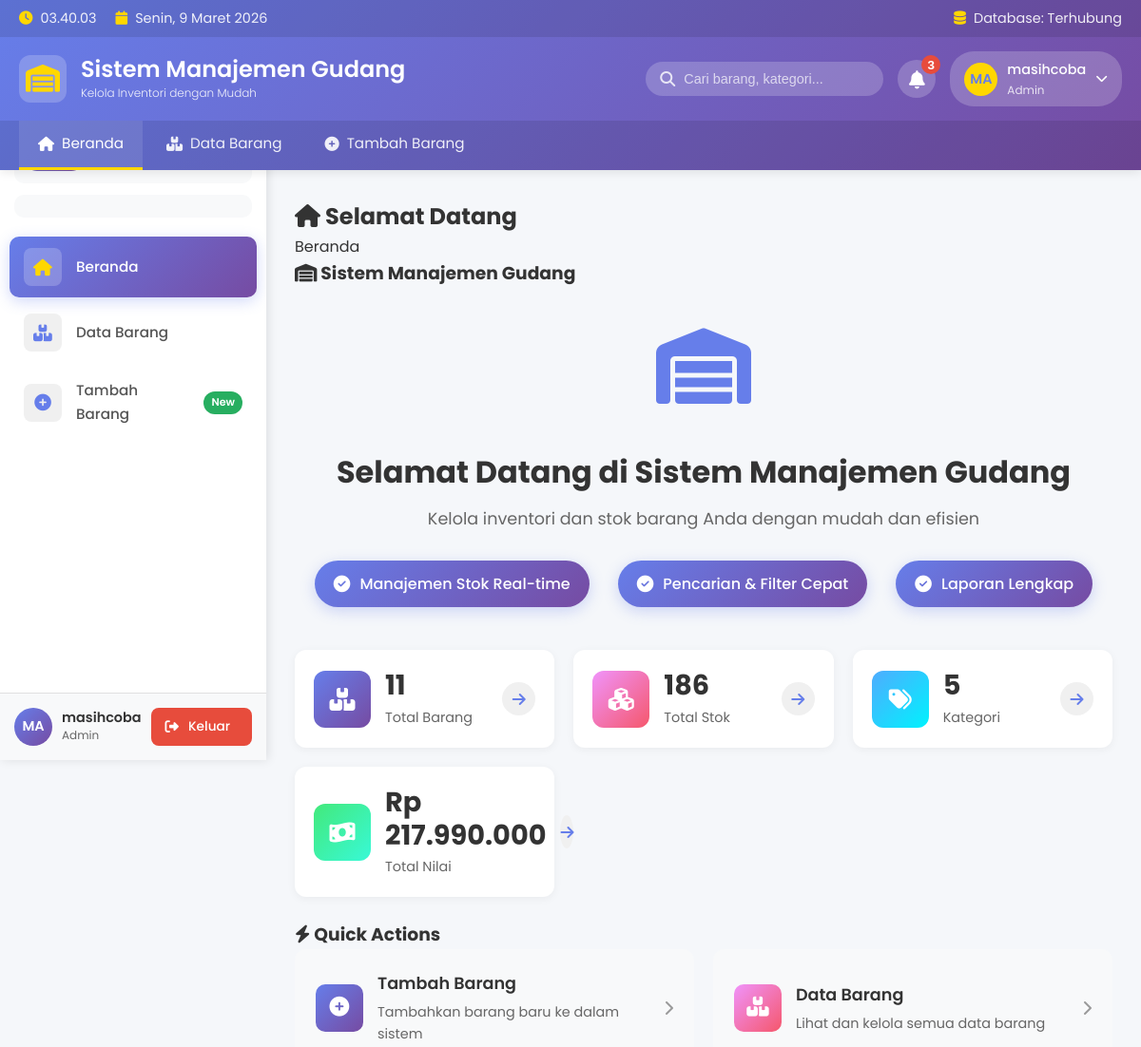
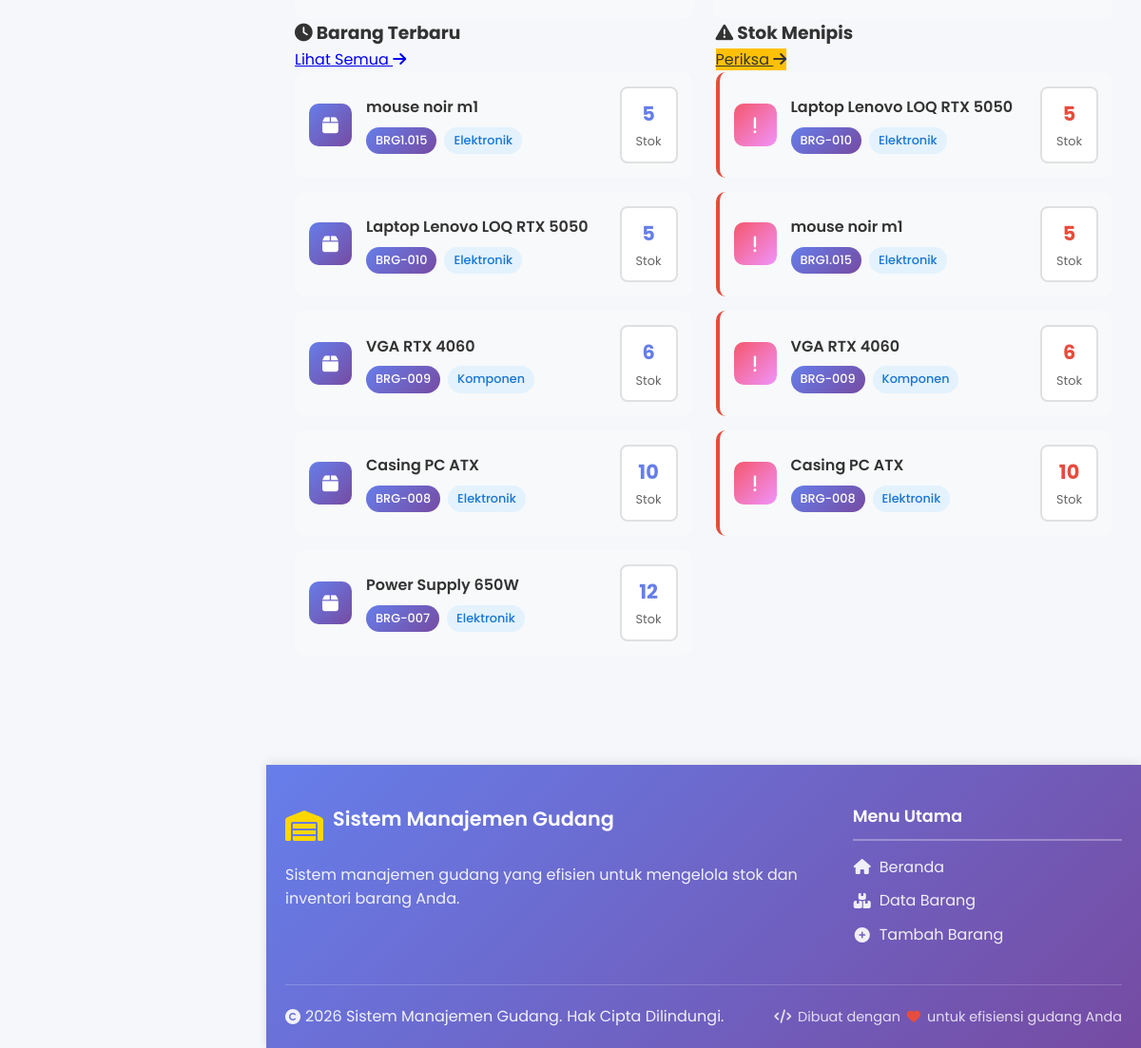
Page /index.php (signed in) on the committed database (2 pictures, top to bottom).
### tables this page shows
CREATE TABLE `barang` (
  `id` int(11) NOT NULL,
  `kode_barang` varchar(50) NOT NULL,
  `nama_barang` varchar(150) NOT NULL,
  `kategori` varchar(50) DEFAULT NULL,
  `foto` varchar(255) DEFAULT 'default_barang.jpg',
  `stok` int(11) DEFAULT 0,
  `harga` decimal(12,2) DEFAULT 0.00,
  `deskripsi` text DEFAULT NULL,
  `status` enum('aktif','nonaktif') DEFAULT 'aktif'
);

### index.php (the view, shortened to what this page needs)
<?php
require_once 'koneksi.php';
?>
<?php include 'bingkai/header.php'; ?>
<div class="content-wrapper">
    <?php include 'bingkai/menu.php'; ?>
    <main class="main-content">
        <div class="page-header">
            <h2><i class="fas fa-home"></i> Selamat Datang</h2>
            <div class="breadcrumb">
                <span>Beranda</span>
            </div>
        </div>
        <div class="content">
            <div class="card welcome-card">
                <div class="card-header">
                    <h3><i class="fas fa-warehouse"></i> Sistem Manajemen Gudang</h3>
                </div>
                <div class="card-body">
                    <div class="welcome-content">
                        <div class="welcome-icon">
                            <i class="fas fa-warehouse"></i>
                        </div>
                        <h2>Selamat Datang di Sistem Manajemen Gudang</h2>
                        <p>Kelola inventori dan stok barang Anda dengan mudah dan efisien</p>
                        <div class="welcome-features">
                            <div class="feature-item">
                                <i class="fas fa-check-circle"></i>
                                <span>Manajemen Stok Real-time</span>
                            </div>
                            <div class="feature-item">
                                <i class="fas fa-check-circle"></i>
                                <span>Pencarian & Filter Cepat</span>
                            </div>
                            <div class="feature-item">
                                <i class="fas fa-check-circle"></i>
                                <span>Laporan Lengkap</span>
                            </div>
                        </div>
                    </div>
                </div>
            </div>
            <?php
            $total_barang = 0;
            $total_stok = 0;
            $total_kategori = 0;
            $total_nilai = 0;
            $stats_query = "SELECT
                COUNT(*) as total_barang,
                SUM(stok) as total_stok,
                COUNT(DISTINCT kategori) as total_kategori,
                SUM(harga * stok) as total_nilai
                FROM barang WHERE status = 'aktif'";
            $stats_result = mysqli_query($koneksi, $stats_query);
            if ($stats_result) {
                $stats_row = mysqli_fetch_assoc($stats_result);
                $total_barang = $stats_row['total_barang'] ?? 0;
                $total_stok = $stats_row['total_stok'] ?? 0;
                $total_kategori = $stats_row['total_kategori'] ?? 0;
                $total_nilai = $stats_row['total_nilai'] ?? 0;
            }
            ?>
            <div class="stats-grid">
                <div class="stat-card">
                    <div class="stat-icon" style="background: linear-gradient(135deg, #667eea 0%, #764ba2 100%);">
                        <i class="fas fa-boxes"></i>
                    </div>
                    <div class="stat-content">
                        <div class="stat-value"><?php echo number_format($total_barang, 0, ',', '.'); ?></div>
                        <div class="stat-label">Total Barang</div>
                    </div>
                    <a href="tampilDataBarang.php" class="stat-link">
                        <i class="fas fa-arrow-right"></i>
                    </a>
                </div>
                <div class="stat-card">
                    <div class="stat-icon" style="background: linear-gradient(135deg, #f093fb 0%, #f5576c 100%);">
                        <i class="fas fa-cubes"></i>
                    </div>
                    <div class="stat-content">
                        <div class="stat-value"><?php echo number_format($total_stok, 0, ',', '.'); ?></div>
                        <div class="stat-label">Total Stok</div>
                    </div>
                    <a href="tampilDataBarang.php" class="stat-link">
                        <i class="fas fa-arrow-right"></i>
                    </a>
                </div>
                <div class="stat-card">
                    <div class="stat-icon" style="background: linear-gradient(135deg, #4facfe 0%, #00f2fe 100%);">
                        <i class="fas fa-tags"></i>
                    </div>
                    <div class="stat-content">
                        <div class="stat-value"><?php echo number_format($total_kategori, 0, ',', '.'); ?></div>
                        <div class="stat-label">Kategori</div>
                    </div>
                    <a href="tampilDataBarang.php" class="stat-link">
                        <i class="fas fa-arrow-right"></i>
                    </a>
                </div>
                <div class="stat-card">
                    <div class="stat-icon" style="background: linear-gradient(135deg, #43e97b 0%, #38f9d7 100%);">
                        <i class="fas fa-money-bill-wave"></i>
                    </div>
                    <div class="stat-content">
                        <div class="stat-value">Rp <?php echo number_format($total_nilai, 0, ',', '.'); ?></div>
                        <div class="stat-label">Total Nilai</div>
                    </div>
                    <a href="tampilDataBarang.php" class="stat-link">
                        <i class="fas fa-arrow-right"></i>
                    </a>
                </div>
            </div>
            <div class="card">
                <div class="card-header">
                    <h3><i class="fas fa-bolt"></i> Quick Actions</h3>
                </div>
                <div class="card-body">
                    <div class="quick-actions">
                        <a href="tambahDataBarang.php" class="action-card">
                            <div class="action-icon" style="background: linear-gradient(135deg, #667eea 0%, #764ba2 100%);">
                                <i class="fas fa-plus-circle"></i>
                            </div>
                            <div class="action-content">
                                <h4>Tambah Barang</h4>
                                <p>Tambahkan barang baru ke dalam sistem</p>
                            </div>
                            <i class="fas fa-chevron-right action-arrow"></i>
                        </a>
                        <a href="tampilDataBarang.php" class="action-card">
                            <div class="action-icon" style="background: linear-gradient(135deg, #f093fb 0%, #f5576c 100%);">
                                <i class="fas fa-boxes"></i>
                            </div>
                            <div class="action-content">
                                <h4>Data Barang</h4>
                                <p>Lihat dan kelola semua data barang</p>
                            </div>
                            <i class="fas fa-chevron-right action-arrow"></i>
                        </a>
                    </div>
                </div>
            </div>
            <div class="cards-row">
                <?php
                $recent_query = "SELECT * FROM barang WHERE status = 'aktif' ORDER BY id DESC LIMIT 5";
                $recent_result = mysqli_query($koneksi, $recent_query);
                if (mysqli_num_rows($recent_result) > 0):
                ?>
                <div class="card card-half">
                    <div class="card-header">
                        <h3><i class="fas fa-clock"></i> Barang Terbaru</h3>
                        <a href="tampilDataBarang.php" class="btn btn-secondary">
                            Lihat Semua <i class="fas fa-arrow-right"></i>
                        </a>
                    </div>
                    <div class="card-body">
                        <div class="recent-items">
                            <?php
                            mysqli_data_seek($recent_result, 0);
                            while ($item = mysqli_fetch_assoc($recent_result)):
                            ?>
                                <div class="recent-item">
                                    <div class="recent-item-icon">
                                        <i class="fas fa-box"></i>
                                    </div>
                                    <div class="recent-item-content">
                                        <h4><?php echo htmlspecialchars($item['nama_barang']); ?></h4>
                                        <p>
                                            <span class="badge badge-primary"><?php echo htmlspecialchars($item['kode_barang']); ?></span>
                                            <span class="badge badge-category"><?php echo htmlspecialchars($item['kategori']); ?></span>
                                        </p>
                                    </div>
                                    <div class="recent-item-stock">
                                        <span class="stock-value"><?php echo number_format($item['stok'], 0, ',', '.'); ?></span>
                                        <span class="stock-label">Stok</span>
                                    </div>
                                </div>
                            <?php endwhile; ?>
                        </div>
                    </div>
                </div>
                <?php endif; ?>
                <?php
                $low_stock_query = "SELECT * FROM barang WHERE status = 'aktif' AND stok <= 10 ORDER BY stok ASC LIMIT 5";
                $low_stock_result = mysqli_query($koneksi, $low_stock_query);
                if (mysqli_num_rows($low_stock_result) > 0):
                ?>
                <div class="card card-half">
                    <div class="card-header">
                        <h3><i class="fas fa-exclamation-triangle"></i> Stok Menipis</h3>
                        <a href="tampilDataBarang.php" class="btn btn-warning">
                            Periksa <i class="fas fa-arrow-right"></i>
                        </a>
                    </div>
                    <div class="card-body">
                        <div class="recent-items">
                            <?php while ($item = mysqli_fetch_assoc($low_stock_result)): ?>
                                <div class="recent-item low-stock">
                                    <div class="recent-item-icon" style="background: linear-gradient(135deg, #f5576c 0%, #f093fb 100%);">
                                        <i class="fas fa-exclamation"></i>
                                    </div>
                                    <div class="recent-item-content">
                                        <h4><?php echo htmlspecialchars($item['nama_barang']); ?></h4>
                                        <p>
                                            <span class="badge badge-primary"><?php echo htmlspecialchars($item['kode_barang']); ?></span>
                                            <span class="badge badge-category"><?php echo htmlspecialchars($item['kategori']); ?></span>
                                        </p>
                                    </div>
                                    <div class="recent-item-stock">
                                        <span class="stock-value" style="color: #e74c3c;"><?php echo number_format($item['stok'], 0, ',', '.'); ?></span>
                                        <span class="stock-label">Stok</span>
                                    </div>
                                </div>
                            <?php endwhile; ?>
                        </div>
                    </div>
                </div>
                <?php endif; ?>
            </div>
        </div>
    </main>
</div>
<?php include 'bingkai/footer.php'; ?>

### bingkai/header.php (style rules this page uses)
* { margin: 0; padding: 0; box-sizing: border-box; }
body { font-family: 'Poppins', sans-serif; background-color: #f5f7fa; color: #333; line-height: 1.6; }

### bingkai/menu.php (style rules this page uses)
.stat-icon { width: 45px; height: 45px; border-radius: 10px; display: flex; align-items: center; justify-content: center; color: #ffffff; font-size: 1.2em; }
.stat-value { font-size: 1.3em; font-weight: 600; color: #333; line-height: 1.2; }
.stat-label { font-size: 0.85em; color: #666; margin-top: 2px; }
.content-wrapper { display: flex; margin-left: 280px; transition: all 0.3s ease; min-height: 100vh; width: calc(100% - 280px); }

### rows in the picture
barang: nama_barang "mouse noir m1", kode_barang "BRG1.015", kategori "Elektronik", stok "5"
barang: nama_barang "Laptop Lenovo LOQ RTX 5050", kode_barang "BRG-010", kategori "Elektronik", stok "5"
barang: nama_barang "VGA RTX 4060", kode_barang "BRG-009", kategori "Komponen", stok "6"
barang: nama_barang "Casing PC ATX", kode_barang "BRG-008", kategori "Elektronik", stok "10"
barang: nama_barang "Power Supply 650W", kode_barang "BRG-007", kategori "Elektronik", stok "12"

### other values in the picture
$user_initials "MA"
$_SESSION['nama'] "masihcoba"
$total_barang "11"
$total_stok "186"
$total_kategori "5"
$total_nilai "217.990.000"
